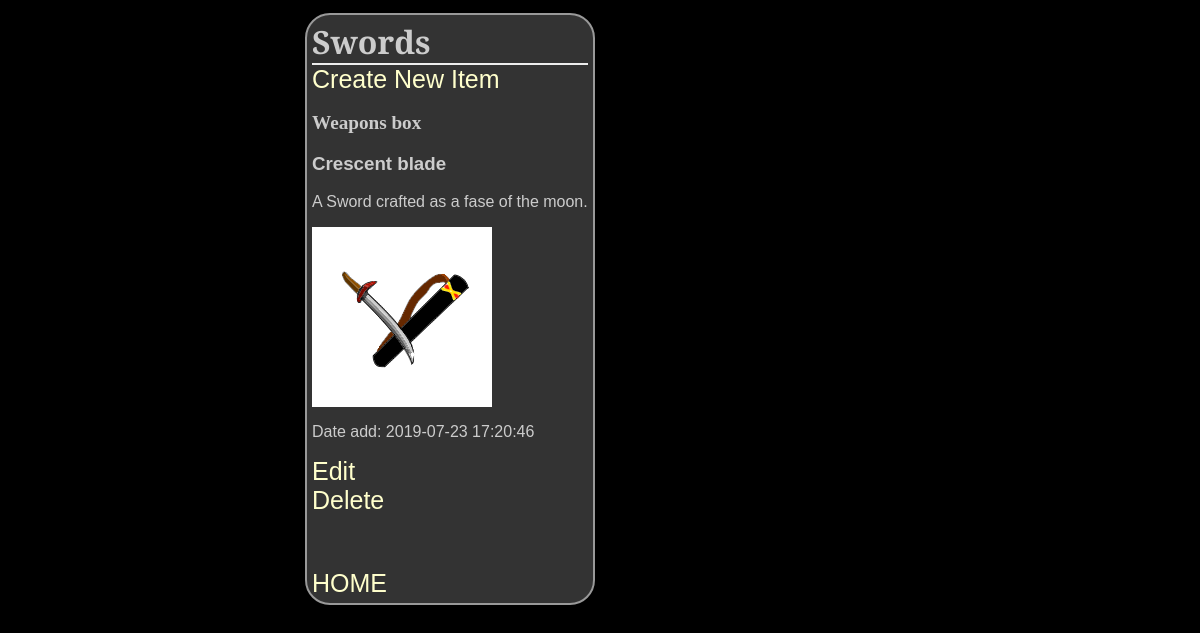
The app's page /weaponsGuide/4/items/ with its own data.
### database_setup_weapons.py (models this page shows, shortened)
class Categories(Base):
    __tablename__ = 'categories'
    id = Column(Integer, primary_key=True)
    name = Column(String(250), nullable=False)
    owner = Column(String(80), ForeignKey('user.email'))
    user = relationship(User)

class CategoryItem(Base):
    __tablename__= 'category_item'
    name = Column(String(80), nullable = False)
    id = Column(Integer, primary_key = True)
    description = Column(String(350), nullable=False)
    picture = Column(String(350), nullable=False)
    dateAdd= Column(DateTime, default=func.now())
    categories_id = Column(Integer, ForeignKey('categories.id'))
    categories = relationship(Categories)
    owner = Column(String(80), ForeignKey('user.email'))
    user = relationship(User)

### finalproject.py (the view)
@app.route('/weaponsGuide/<int:category_id>/')
@app.route('/weaponsGuide/<int:category_id>/items/')
def showCat(category_id):
    DBSession = sessionmaker(bind=engine)
    session = DBSession()
    categories = session.query(Categories).filter_by(id=category_id).one()
    items = session.query(CategoryItem).filter_by(
        categories_id=category_id).all()
    return render_template('weapons.html', items=items, category=categories)

### templates/weapons.html (shortened to what this page needs)
<html>
<head>
<link rel=stylesheet type=text/css href="{{ url_for('static', filename='styles.css') }}">
	</head>
	<body>
		<div class = 'pane'>
		<h1>{{ category.name }}</h1>
    {% if items !=[] %}
		<a href = "{{url_for('newWeapon', category_id = category.id)}}">Create New Item</a>
	<h2>Weapons box</h2>
		{% for i in items %}
		<h3>{{i.name}}</h3>
		<p>{{i.description}}</p>
		<img src="{{url_for('static',filename= i.picture)}}" height="180" width="180">
		<p> Date add: {{i.dateAdd}}</p>
		<a href="{{url_for('editWeapon', category_id = category.id, items_id = i.id)}}" >Edit</a>
	<a href="{{url_for('deleteWeapon', category_id = category.id, items_id = i.id)}}" >Delete</a>
		{% endfor %}
		{% else %}
		<p> You currently have no menu items. <p>
		<a href = "{{url_for('newWeapon', category_id = category.id)}}">Create New Item</a>
			{% endif %}
<a href="{{ url_for('showCategories')}}" > HOME </a>
</div>
	</body>
</html>

### static/styles.css (style rules this page uses)
body { font-family: sans-serif; background-color: black; }
h1, h2, h3, h4 { color: #CCCCCC; }
h1, h2 { margin: 0; }
h1 { border-bottom: 2px solid #eee; font-family: 'Cinzel', serif; }
h2 { font-family: 'Georgia', serif; font-size: 1.2em; }
p { color: #CCCCCC; }
a { text-decoration: none; color:#FFFFCC; font-size: 25px; font-family: Arial, Helvetica, sans-serif; }
.pane { position:absolute; left: 25%; border: 2px solid; border-radius: 25px; padding: 5px; margin: 5px; border-color: #999999; background-color: #333333; }

### records on screen
Categories: name "Swords"
CategoryItem: name "Crescent blade", description "A Sword crafted as a fase of the moon.", picture (picture), dateAdd "2019-07-23 17:20:46"
